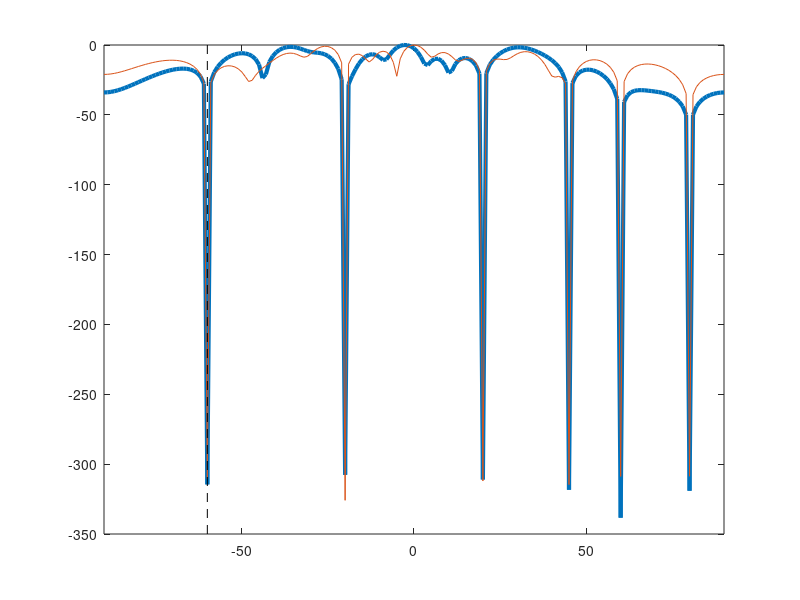

The MATLAB source for this figure: (Note: this script raises an error after producing the figure.)
close all
clear all


%%%%%%%%%%%%%%%%%%%%%%%%%%%%%%%%%%%%%%%%%%%%%%%%%%%%%%%%%%%%%%%%%%%%%%%%%%%
%----------------------------- Inputs ------------------------------------%
%%%%%%%%%%%%%%%%%%%%%%%%%%%%%%%%%%%%%%%%%%%%%%%%%%%%%%%%%%%%%%%%%%%%%%%%%%%

M = 16; %------------------------------------------------Number of elements
theta = [-60, -20, 20, 45, 60, 80]; %------------------------------------Directions
freq = 1*10^9; %---------------------------------------Operating frequency
lambda = (3*10^8)/freq; %--------------------------------------------Lambda
d=lambda/2;
WF = sqrt(diag([1 1 1 1 1])); %---------------------------Weighting factors
beamDirac = -90:90; %------------------------------------------Beam range
threshold = 5*10^-16;




%%%%%%%%%%%%%%%%%%%%%%%%%%%%%%%%%%%%%%%%%%%%%%%%%%%%%%%%%%%%%%%%%%%%%%%%%%%
%------------------------ Steering vectors -------------------------------%
%%%%%%%%%%%%%%%%%%%%%%%%%%%%%%%%%%%%%%%%%%%%%%%%%%%%%%%%%%%%%%%%%%%%%%%%%%%


steering = 2*pi*d/lambda; %------------------------------------Phase Factor
for L = 1 : length(theta)

    for k = 1 : M
        %V(L,k)= (sind(theta(L)))^2 * exp((-1)*steering*sind(theta(L))*(k-1)*i); %---------Transmitting steering vector: tan square * delay
        V(L,k)= exp((-1)*steering*sind(theta(L))*(k-1)*1i); %---------Transmitting steering vector: tan square * delay
    end

end

V = transpose(V);
S = (V)*(ctranspose(V));



%%%%%%%%%%%%%%%%%%%%%%%%%%%%%%%%%%%%%%%%%%%%%%%%%%%%%%%%%%%%%%%%%%%%%%%%%%%
%-------------------------------- EC -------------------------------------%
%%%%%%%%%%%%%%%%%%%%%%%%%%%%%%%%%%%%%%%%%%%%%%%%%%%%%%%%%%%%%%%%%%%%%%%%%%%

tic
[eigVector,eigValue] = eig(S);
eigValue = diag(eigValue);
Index = find(eigValue == min(eigValue));
x_EC = eigVector(:,Index);

Null_Power = (ctranspose(x_EC))*S*x_EC;

wheighted_Nulls_EC = Null_Power*WF;
wheighted_Nulls_EC = diag(wheighted_Nulls_EC);

elapsedTime_EC = toc



%%%%%%%%%%%%%%%%%%%%%%%%%%%%%%%%%%%%%%%%%%%%%%%%%%%%%%%%%%%%%%%%%%%%%%%%%%%
%------------------------------- CMC -------------------------------------%
%%%%%%%%%%%%%%%%%%%%%%%%%%%%%%%%%%%%%%%%%%%%%%%%%%%%%%%%%%%%%%%%%%%%%%%%%%%

%In CMC the signals x_4, x_8 and x_16 are fixed for testing purpose 
%Each M should have identical threshold for different # of directions



R = [real(S) -imag(S); imag(S) real(S)]; %----------Step 1 of the algorithm
lambda_fac = 0.5;
R_dash = 2*(R + lambda_fac*eye(length(R)));


x=randn(M,1)+1i*randn(M,1); %---------------------------Initialization of x

% %%%%% fixed x %%%%%
% x_16 = transpose([0.1732 + 0.4980i -0.5055 + 2.7891i -1.1933 + 0.7276i 0.6470 - 0.7731i -0.3536 + 0.8366i 0.0464 - 1.1283i -0.7929 - 1.4245i -1.5505 + 0.7174i 0.1716 - 0.7779i -0.0621 + 0.3160i 1.1990 + 1.4065i 0.8017 + 0.4011i 1.0533 + 0.9297i -0.7489 - 1.6058i -0.9363 + 0.6615i -1.2691 + 2.1385i]);
% 
% 
% 
% x_4 =[  1.1921 + 1.0205i 
%        -1.6118 + 0.8617i
%        -0.0245 + 0.0012i
%        -1.9488 - 0.0708i];
% 
% 
% x_8 =[ -0.2938 - 0.1765i
%        -0.8479 + 0.7914i
%        -1.1201 - 1.3320i
%         2.5260 - 2.3299i
%         1.6555 - 1.4491i
%         0.3075 + 0.3335i
%        -1.2571 + 0.3914i
%        -0.8655 + 0.4517i];
% 
% 
%   
% 
% if M==16
%     x = x_16;
% else if M == 8
%         x = x_8;
%     else
%         x = x_4; 
%     end
% end

        


B=zeros(M,2*M); %---------------------------------------Setting of B matrix
frst_x = x;
x_old = x;
x_new = x_old;

x=randn(M,1)+1i*randn(M,1);
xrand = x;


tic
n = 1;
counter = n;
while n >= 1
    B=zeros(M,2*M);
    for ii=1:M
        for jj=1:M
            if ii==jj
                B(ii,jj)=cos(angle(x(ii)));
                B(ii,jj+M)=sin(angle(x(ii)));
            end
        end
    end
    
    s = (inv(R_dash))*(transpose(B))*(inv(B*(inv(R_dash))*(transpose(B))))*(ones(length(R_dash)/2,1)); %Step 3
    
    for index = 1:M
        s_complex = s(index)+1i*s(index+M);
        x_new(index,:) = exp(1i*(angle(s_complex)));
    end

    x=x_new;
    fx(n,:) = ctranspose(x_new)*S*x_new;
    fd(n) =(abs(ctranspose(x_new)*S*x_new));

    if n>1
        if abs(abs(fd(n))-abs(fd(n-1)))
            fd_final = fd(n);
            fd_count(n) = fd_final;
        end
    else
        fd_final = fd(n);
        fd_count(n) = fd_final;
    end
    
    if fd_final <= threshold
        break
    end
    
    n = n+1;
    counter = counter+1;

end

elapsedTime_CMC = toc
fd_final=min(fd);



%%%%%%%%%%%%%%%%%%%%%%%%%%%%%%%%%%%%%%%%%%%%%%%%%%%%%%%%%%%%%%%%%%%%%%%%%%%
%------------------------------ plot CMC ---------------------------------%
%%%%%%%%%%%%%%%%%%%%%%%%%%%%%%%%%%%%%%%%%%%%%%%%%%%%%%%%%%%%%%%%%%%%%%%%%%%
v=zeros(M,1);
for ii=1:length(beamDirac)
    for k=1:M
        v(k)= exp((-1i)*steering*sind(beamDirac(ii))*(k-1));
    end
    F1(ii)=abs(v'*x).^2;
end

figure,CMC_plot = plot(beamDirac,10*log10(F1/max(F1)), 'LineWidth',3);
hold on

%%%%%%%%%%%%%%%%%%%%%%%%%%%%%%%%%%%%%%%%%%%%%%%%%%%%%%%%%%%%%%%%%%%%%%%%%%%
%------------------------------ plot EC ----------------------------------%
%%%%%%%%%%%%%%%%%%%%%%%%%%%%%%%%%%%%%%%%%%%%%%%%%%%%%%%%%%%%%%%%%%%%%%%%%%%
v=zeros(M,1);
for ii=1:length(beamDirac)
    for k=1:M
        v(k)= exp((-1i)*steering*sind(beamDirac(ii))*(k-1));
    end
    F2(ii)=abs(v'*x_EC).^2; 
end

EC_plot = plot(beamDirac,10*log10(F2/max(F2)));
xlim([beamDirac(1) beamDirac(length(beamDirac))])


EC_result = mag2db(abs(Null_Power))
CMC_result = mag2db(fd_final)


for k = 1 : length(theta)
    
    plot([theta(k) theta(k)], [-350 0],'k--')
    numstg = num2str(theta(k));
    txt = [num2str(theta(k)),char(176), '\rightarrow'];
    text(theta(k),-20,txt,'HorizontalAlignment','right','FontSize',12)

end

legend([CMC_plot EC_plot], {'CMC','EC'},'Location','east')
 xlabel('Angle (degree)')
 ylabel('Array Factor (dB)')
grid on